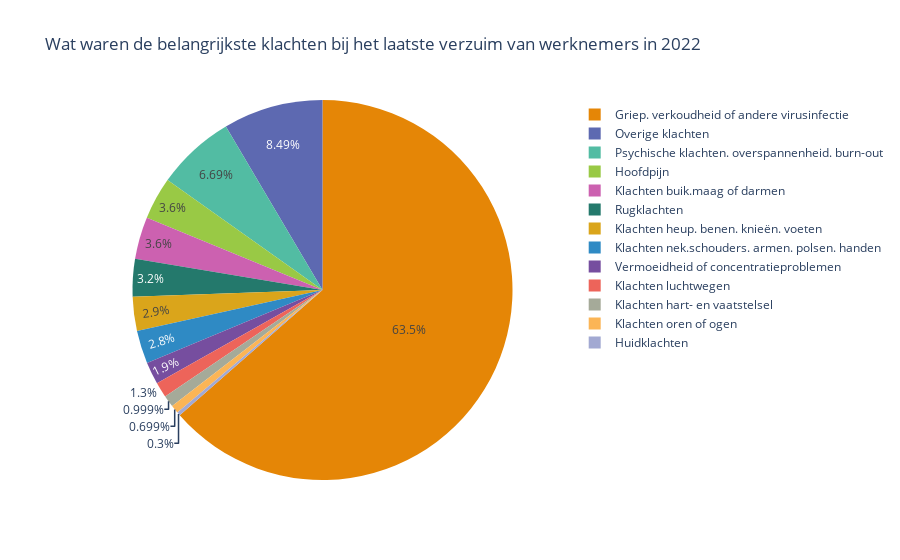
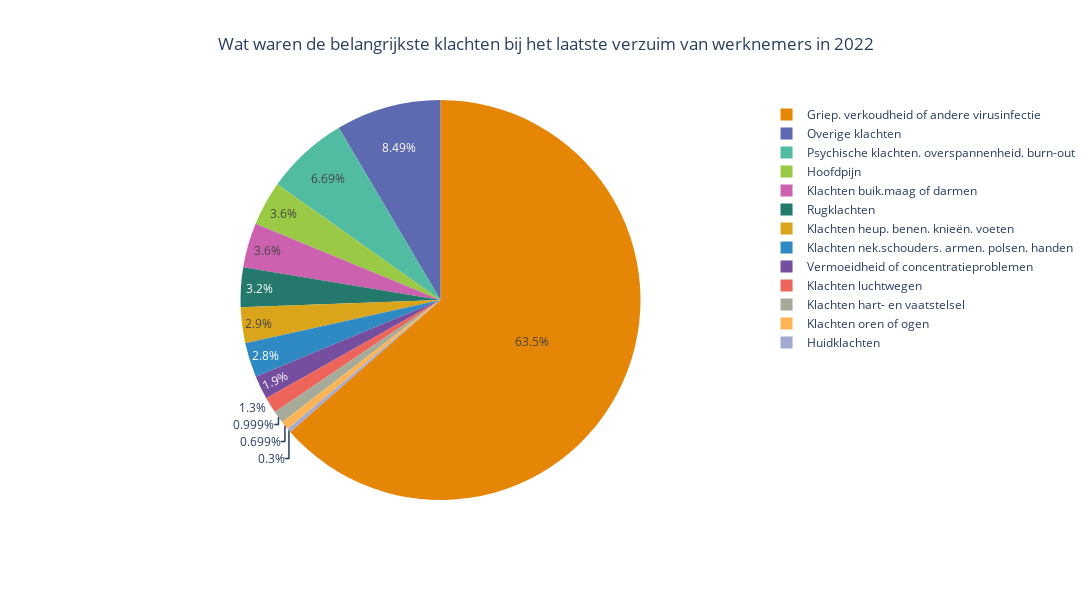
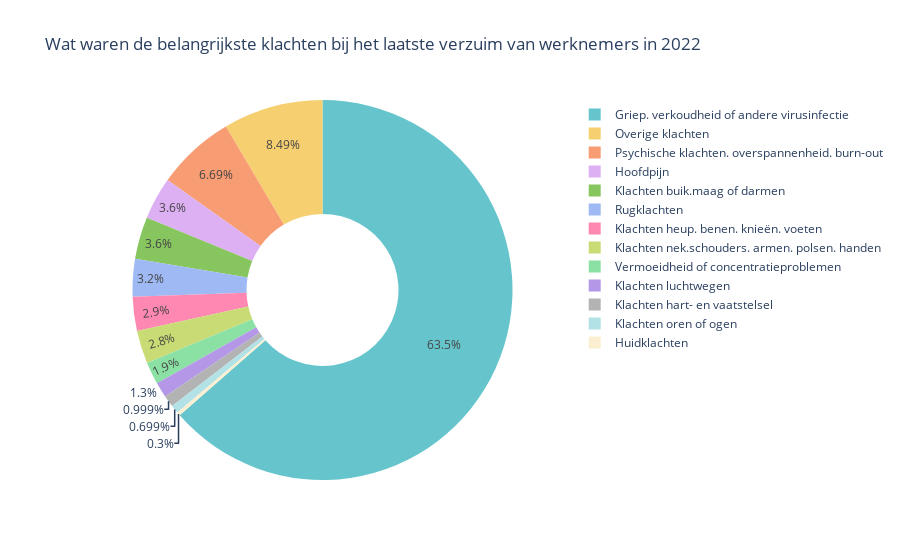
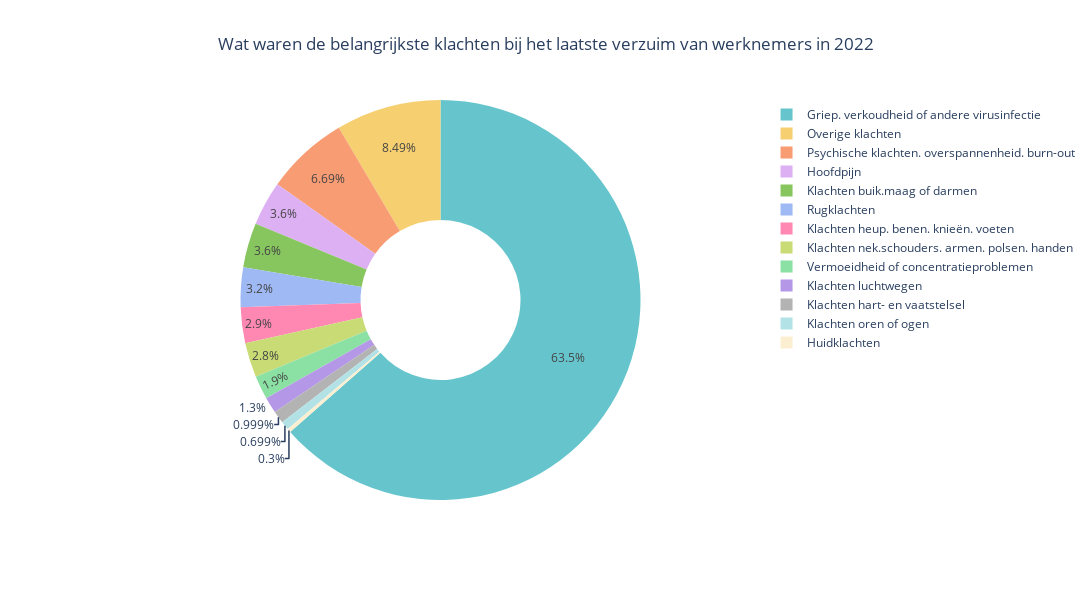

Notebook source saved alongside these figures, in order:
### Code cell
import plotly.express as px

# Define discrete color sequences for the plots that do not support continuous color scales
discrete_color_sequences = [
    px.colors.qualitative.Vivid, px.colors.qualitative.Pastel, px.colors.qualitative.Dark2, 
    px.colors.qualitative.Light24, px.colors.qualitative.Alphabet, px.colors.qualitative.Prism,
    px.colors.qualitative.Plotly, px.colors.qualitative.Safe, px.colors.qualitative.Bold,
    px.colors.qualitative.Pastel1
]

# Plot 1: Pie Chart with Vivid
fig_pie_vivid = px.pie(df_cbs, values='Percentage', names='Category', title='Wat waren de belangrijkste klachten bij het laatste verzuim van werknemers in 2022',
                       color_discrete_sequence=discrete_color_sequences[0])
fig_pie_vivid.show()

# Adjust layout and margins
fig_pie_vivid.update_layout(
    autosize=False,
    width=1100,
    height=600,
    margin=dict(l=50, r=50, b=100, t=100, pad=4),
    title={'x': 0.5}
)

fig_pie_vivid.show()
# Save the figure as an image with increased resolution
fig_pie_vivid.write_image("fig_pie-vivid.png", scale=2)


# Plot 2: Donut Pie Chart with Pastel
fig_donut_pastel = px.pie(df_cbs, values='Percentage', names='Category', title='Wat waren de belangrijkste klachten bij het laatste verzuim van werknemers in 2022',
                          color_discrete_sequence=discrete_color_sequences[1])
fig_donut_pastel.update_traces(hole=0.4)
fig_donut_pastel.show()

# Adjust layout and margins
fig_donut_pastel.update_layout(
    autosize=False,
    width=1100,
    height=600,
    margin=dict(l=50, r=50, b=100, t=100, pad=4),
    title={'x': 0.5}
)

fig_donut_pastel.show()
# Save the figure as an image with increased resolution
fig_donut_pastel.write_image("fig_donut-pastel.png", scale=2)

# Plot 3: Bar Chart with Dark2
fig_bar_dark2 = px.bar(
    df_cbs, 
    x='Category', 
    y='Percentage', 
    title='Wat waren de belangrijkste klachten bij het laatste verzuim van werknemers in 2022',
    color='Category', 
    color_discrete_sequence=discrete_color_sequences[2]
)

# Update layout and margins
fig_bar_dark2.update_layout(
    autosize=False,
    width=1100,
    height=600,
    margin=dict(l=50, r=50, b=100, t=100, pad=4),
    title={'x': 0.5},
    xaxis_ticktext=[],  # Hide x-axis tick labels
    xaxis_tickvals=[],  # Hide x-axis tick values
    showlegend=True
)

fig_bar_dark2.show()

# Save the figure as an image with increased resolution
fig_bar_dark2.write_image("fig_bar_plot.png", scale=2)

# Plot 5: Sunburst Chart with Alphabet
fig_sunburst_alphabet = px.sunburst(df_cbs, path=['Category'], values='Percentage', title='Wat waren de belangrijkste klachten bij het laatste verzuim van werknemers in 2022',
                                    color='Category', color_discrete_sequence=discrete_color_sequences[4])
fig_sunburst_alphabet.show()

# Adjust layout and margins
fig_sunburst_alphabet.update_layout(
    autosize=False,
    width=1100,
    height=600,
    margin=dict(l=50, r=50, b=100, t=100, pad=4),
    title={'x': 0.5}
)

fig_sunburst_alphabet.show()
# Save the figure as an image with increased resolution
fig_sunburst_alphabet.write_image("fig_sunburst_alphabet.png", scale=2)

# Plot 6: Treemap with Prism
fig_treemap_prism = px.treemap(df_cbs, path=['Category'], values='Percentage', title='Wat waren de belangrijkste klachten bij het laatste verzuim van werknemers in 2022',
                               color='Category', color_discrete_sequence=discrete_color_sequences[5])
fig_treemap_prism.show()

# Adjust layout and margins
fig_treemap_prism.update_layout(
    autosize=False,
    width=1100,
    height=600,
    margin=dict(l=50, r=50, b=100, t=100, pad=4),
    title={'x': 0.5},
    xaxis_ticktext=[],  # Hide x-axis tick labels
    xaxis_tickvals=[],  # Hide x-axis tick values
    showlegend=True
)

fig_treemap_prism.show()
# Save the figure as an image with increased resolution
fig_treemap_prism.write_image("fig_treemap_prism.png", scale=2)

# Plot 9: Area Chart with Bold
fig_area_bold = px.area(df_cbs, x='Category', y='Percentage', title='Wat waren de belangrijkste klachten bij het laatste verzuim van werknemers in 2022',
                        color='Category', color_discrete_sequence=discrete_color_sequences[8])
fig_area_bold.show()
# Adjust layout and margins
fig_area_bold.update_layout(
    autosize=False,
    width=1100,
    height=600,
    margin=dict(l=50, r=50, b=100, t=100, pad=4),
    title={'x': 0.5},
    xaxis_ticktext=[],  # Hide x-axis tick labels
    xaxis_tickvals=[],  # Hide x-axis tick values
    showlegend=True
)

fig_area_bold.show()
# Save the figure as an image with increased resolution
fig_area_bold.write_image("fig_area_bold.png", scale=2)

### Figure 1 — Plotly figure (JSON) as saved in the notebook; plotly's stock layout.template omitted (floating-point values rounded to 4 significant figures)
{"data": [{"domain": {"x": [0, 1], "y": [0, 1]}, "hovertemplate": "Category=%{label}<br>Percentage=%{value}<extra></extra>", "labels": ["Griep. verkoudheid of andere virusinfectie", "Psychische klachten. overspannenheid. burn-out", "Hoofdpijn", "Klachten buik.maag of darmen", "Rugklachten", "Klachten heup. benen. knieën. voeten", "Klachten nek.schouders. armen. polsen. handen", "Vermoeidheid of concentratieproblemen", "Klachten luchtwegen", "Klachten hart- en vaatstelsel", "Klachten oren of ogen", "Huidklachten", "Overige klachten"], "legendgroup": "", "name": "", "showlegend": true, "type": "pie", "values": [63.6, 6.7, 3.6, 3.6, 3.2, 2.9, 2.8, 1.9, 1.3, 1, 0.7, 0.3, 8.5]}], "layout": {"legend": {"tracegroupgap": 0}, "piecolorway": ["rgb(229, 134, 6)", "rgb(93, 105, 177)", "rgb(82, 188, 163)", "rgb(153, 201, 69)", "rgb(204, 97, 176)", "rgb(36, 121, 108)", "rgb(218, 165, 27)", "rgb(47, 138, 196)", "rgb(118, 78, 159)", "rgb(237, 100, 90)", "rgb(165, 170, 153)"], "title": {"text": "Wat waren de belangrijkste klachten bij het laatste verzuim van werknemers in 2022"}}}

### Figure 2 — Plotly figure (JSON) as saved in the notebook; plotly's stock layout.template omitted (floating-point values rounded to 4 significant figures)
{"data": [{"domain": {"x": [0, 1], "y": [0, 1]}, "hovertemplate": "Category=%{label}<br>Percentage=%{value}<extra></extra>", "labels": ["Griep. verkoudheid of andere virusinfectie", "Psychische klachten. overspannenheid. burn-out", "Hoofdpijn", "Klachten buik.maag of darmen", "Rugklachten", "Klachten heup. benen. knieën. voeten", "Klachten nek.schouders. armen. polsen. handen", "Vermoeidheid of concentratieproblemen", "Klachten luchtwegen", "Klachten hart- en vaatstelsel", "Klachten oren of ogen", "Huidklachten", "Overige klachten"], "legendgroup": "", "name": "", "showlegend": true, "type": "pie", "values": [63.6, 6.7, 3.6, 3.6, 3.2, 2.9, 2.8, 1.9, 1.3, 1, 0.7, 0.3, 8.5]}], "layout": {"autosize": false, "height": 600, "legend": {"tracegroupgap": 0}, "margin": {"b": 100, "l": 50, "pad": 4, "r": 50, "t": 100}, "piecolorway": ["rgb(229, 134, 6)", "rgb(93, 105, 177)", "rgb(82, 188, 163)", "rgb(153, 201, 69)", "rgb(204, 97, 176)", "rgb(36, 121, 108)", "rgb(218, 165, 27)", "rgb(47, 138, 196)", "rgb(118, 78, 159)", "rgb(237, 100, 90)", "rgb(165, 170, 153)"], "title": {"text": "Wat waren de belangrijkste klachten bij het laatste verzuim van werknemers in 2022", "x": 0.5}, "width": 1100}}

### Figure 3 — Plotly figure (JSON) as saved in the notebook; plotly's stock layout.template omitted (floating-point values rounded to 4 significant figures)
{"data": [{"domain": {"x": [0, 1], "y": [0, 1]}, "hole": 0.4, "hovertemplate": "Category=%{label}<br>Percentage=%{value}<extra></extra>", "labels": ["Griep. verkoudheid of andere virusinfectie", "Psychische klachten. overspannenheid. burn-out", "Hoofdpijn", "Klachten buik.maag of darmen", "Rugklachten", "Klachten heup. benen. knieën. voeten", "Klachten nek.schouders. armen. polsen. handen", "Vermoeidheid of concentratieproblemen", "Klachten luchtwegen", "Klachten hart- en vaatstelsel", "Klachten oren of ogen", "Huidklachten", "Overige klachten"], "legendgroup": "", "name": "", "showlegend": true, "type": "pie", "values": [63.6, 6.7, 3.6, 3.6, 3.2, 2.9, 2.8, 1.9, 1.3, 1, 0.7, 0.3, 8.5]}], "layout": {"legend": {"tracegroupgap": 0}, "piecolorway": ["rgb(102, 197, 204)", "rgb(246, 207, 113)", "rgb(248, 156, 116)", "rgb(220, 176, 242)", "rgb(135, 197, 95)", "rgb(158, 185, 243)", "rgb(254, 136, 177)", "rgb(201, 219, 116)", "rgb(139, 224, 164)", "rgb(180, 151, 231)", "rgb(179, 179, 179)"], "title": {"text": "Wat waren de belangrijkste klachten bij het laatste verzuim van werknemers in 2022"}}}

### Figure 4 — Plotly figure (JSON) as saved in the notebook; plotly's stock layout.template omitted (floating-point values rounded to 4 significant figures)
{"data": [{"domain": {"x": [0, 1], "y": [0, 1]}, "hole": 0.4, "hovertemplate": "Category=%{label}<br>Percentage=%{value}<extra></extra>", "labels": ["Griep. verkoudheid of andere virusinfectie", "Psychische klachten. overspannenheid. burn-out", "Hoofdpijn", "Klachten buik.maag of darmen", "Rugklachten", "Klachten heup. benen. knieën. voeten", "Klachten nek.schouders. armen. polsen. handen", "Vermoeidheid of concentratieproblemen", "Klachten luchtwegen", "Klachten hart- en vaatstelsel", "Klachten oren of ogen", "Huidklachten", "Overige klachten"], "legendgroup": "", "name": "", "showlegend": true, "type": "pie", "values": [63.6, 6.7, 3.6, 3.6, 3.2, 2.9, 2.8, 1.9, 1.3, 1, 0.7, 0.3, 8.5]}], "layout": {"autosize": false, "height": 600, "legend": {"tracegroupgap": 0}, "margin": {"b": 100, "l": 50, "pad": 4, "r": 50, "t": 100}, "piecolorway": ["rgb(102, 197, 204)", "rgb(246, 207, 113)", "rgb(248, 156, 116)", "rgb(220, 176, 242)", "rgb(135, 197, 95)", "rgb(158, 185, 243)", "rgb(254, 136, 177)", "rgb(201, 219, 116)", "rgb(139, 224, 164)", "rgb(180, 151, 231)", "rgb(179, 179, 179)"], "title": {"text": "Wat waren de belangrijkste klachten bij het laatste verzuim van werknemers in 2022", "x": 0.5}, "width": 1100}}
